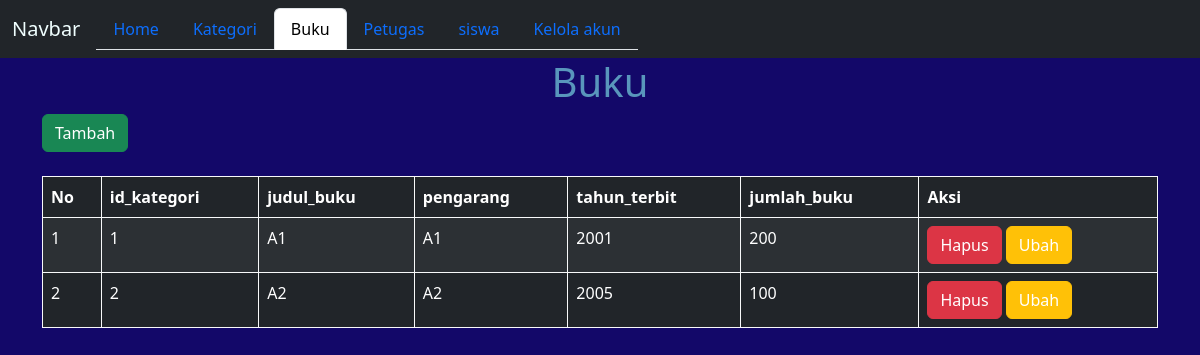
/Buk.php, run on the app's committed database.
### tables this page shows
CREATE TABLE `buku` (
  `id` int(11) NOT NULL,
  `id_kategori` int(11) NOT NULL,
  `nama_kategori` varchar(200) DEFAULT NULL,
  `judul_buku` varchar(200) NOT NULL,
  `pengarang` varchar(200) NOT NULL,
  `tahun_terbit` int(255) NOT NULL,
  `jumlah_buku` int(255) NOT NULL
);

### config/app.php (called while the page is built, shortened)
<?php
    include ("koneksi.php");
    function select($query){
        global $db;
        $result = mysqli_query($db, $query);
        $rows = [];
        while($row = mysqli_fetch_assoc($result)){
        $rows[] = $row;
    }
    return $rows;
}

### Buk.php (the view, shortened to what this page needs)
<?php
    $data_buku = select("SELECT * FROM buku");
?>
<!DOCTYPE html>
<html lang="en">
<head>
    <link rel="stylesheet" href="node_modules\bootstrap\dist\css\bootstrap.css">
</head>
<body style="background-color:rgb(19, 8, 105);">
<nav class="navbar navbar-expand-lg navbar-light bg-dark">
  <div class="container-fluid">
    <a class="navbar-brand" href="admin.php" style="color: azure;">Navbar</a>
    <div class="collapse navbar-collapse" id="navbarNav">
      <ul class="nav nav-tabs">
        <li class="nav-item">
          <a class="nav-link" aria-current="page" href="admin.php">Home</a>
        </li>
        <li class="nav-item">
          <a class="nav-link" href="Kategori.php">Kategori</a>
        </li>
        <li class="nav-item">
          <a class="nav-link active" href="Buk.php">Buku</a>
        </li>
        <li class="nav-item">
          <a class="nav-link" href="DPet.php">Petugas</a>
        </li>
        <li class="nav-item">
          <a class="nav-link" href="DSis.php">siswa</a>
        </li>
        <li class="nav-item">
          <a class="nav-link" href="Dmem.php">Kelola akun</a>
        </li>
      </ul>
    </div>
</nav>
<div class="container">
        <h1 class="text-center" style="color:rgb(89, 150, 188) ;">Buku</h1>
        <button type="button" class="btn btn-success"><a href="tamb.php" style="text-decoration: none; color: white;">Tambah</a></button>
        <br><br>
        <table class="table table-dark table-striped table-bordered border-light">
        <thead>
                <tr>
                    <th>No</th>
                    <th>id_kategori</th>
                    <th>judul_buku</th>
                    <th>pengarang</th>
                    <th>tahun_terbit</th>
                    <th>jumlah_buku</th>
                    <th>Aksi</th>
                </tr>
            </thead>
            <tbody>
                <?php $no = 1; ?>
                <?php foreach ($data_buku as $buku) :?>
                    <tr>
                        <td><?= $no++;?></td>
                        <td><?= $buku['id_kategori'];?></td>
                        <td><?= $buku['judul_buku'];?></td>
                        <td><?= $buku['pengarang'];?></td>
                        <td><?= $buku['tahun_terbit'];?></td>
                        <td><?= $buku['jumlah_buku'];?></td>
                        <td>
                        <button type="button" class="btn btn-danger"><a href="hapusbuk.php?id=<?=$buku['id']; ?>" onclick="return confirm('Yakin ingin menghapus produk ini?')" style="text-decoration: none; color: white;">Hapus</a></button>
                        <button type="button" class="btn btn-warning"><a href="ubahbuk.php?id=<?=$buku['id']; ?>" style="text-decoration: none; color: white;">Ubah</a></button>
                        </td>
                    </tr>
                <?php endforeach;?>
            </tbody>
        </table>
</div>
</body>
</html>

### data on the page
buku: id_kategori "1", judul_buku "A1", pengarang "A1", tahun_terbit "2001", jumlah_buku "200"
buku: id_kategori "2", judul_buku "A2", pengarang "A2", tahun_terbit "2005", jumlah_buku "100"
